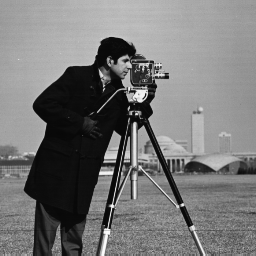
%> input picture RRY025/cameraman.tif, 256 x 256 px
$ octave camcon.m   (GNU Octave 9; MATLAB toolbox functions it lacks are replaced by stand-ins)
%> lines starting %> are read from the running program, lines starting %| are printed output that depends on the picture
camera=imread('cameraman.tif');
%> camera is the input picture: size 256x256 uint8; min 7, max 253, mean 118.7
subplot(2,2,1)
imshow(camera,[ ]);
zoom;
%
xv=linspace(-256,255,512);
[XX, YY] = meshgrid(xv);
RR = sqrt(XX.^2 + YY.^2);
RR(257,257) = 1;
%
off = 0.01;
r0 = 3 ;
otf1 = 512*512*(off + ((1-off)*(r0./RR)));
%
index=find(RR<r0);
otf1(index) = 256*256;
%
loft1 = log(1+otf1);
subplot(2,2,2);
imshow(otf1,[]);
title(' Log of OTF')
%
psf = real(fftshift(ifft2(fftshift(otf1))));
lpsf = log(1+psf);
% subplot(2,2,3);
% imshow(lpsf,[]);
% title(' Log of PSF')
%
% do convolution using padding
%
ftcam = fftshift(fft2(camera,512,512));
mult = fftshift(otf1.*ftcam);
dcamera = real(ifft2(mult));
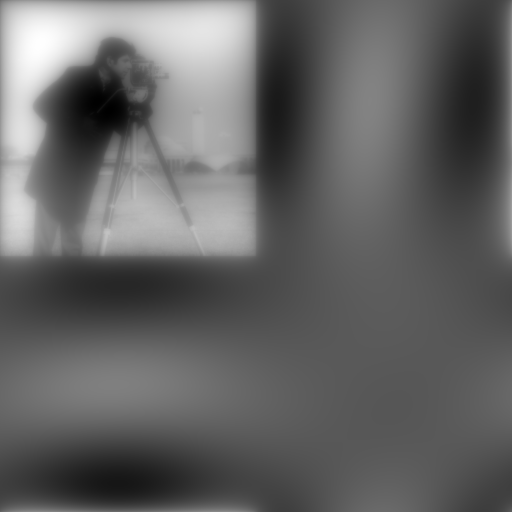
%> dcamera: size 512x512 double; min -14686658.4, max 27438604.7, mean 1945182; drawn with min black and max white
%
subplot(2,2,4);
imshow(dcamera,[]);
title(' Distorted Image')
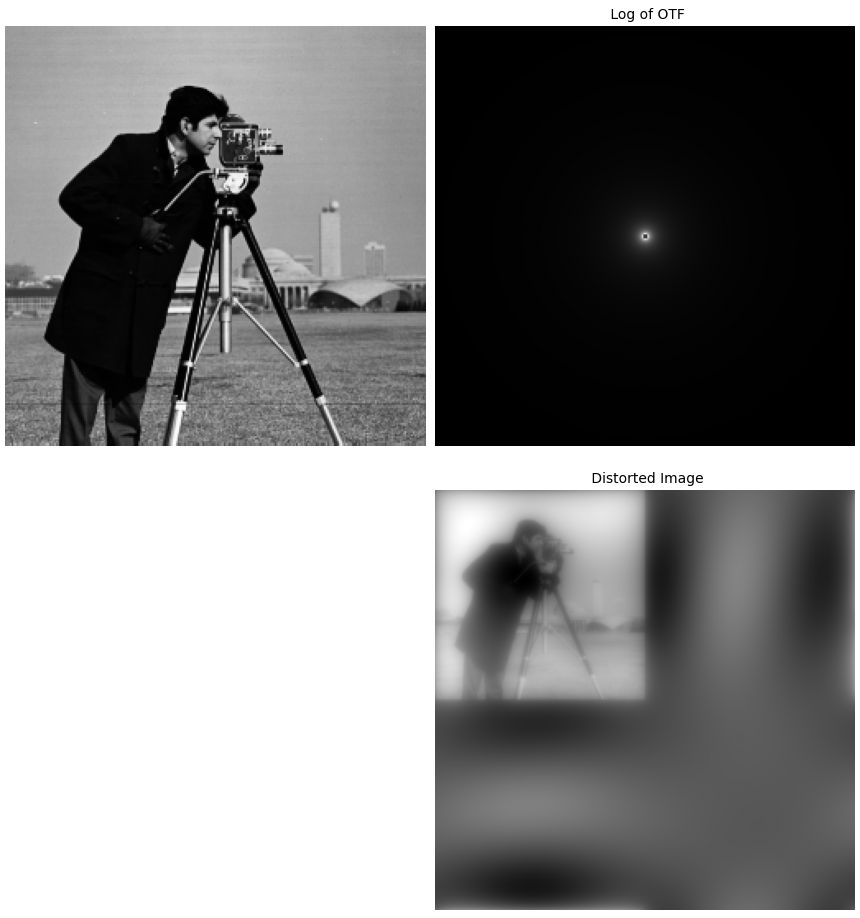
%> figure redrawn from the program's plot data, 3 panels

$ run again, with RRY025/afmsurf.tif copied over RRY025/cameraman.tif
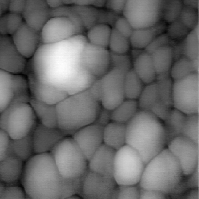
%> input picture RRY025/afmsurf.tif, 199 x 199 px
%> camera is the input picture: size 199x199 uint8; min 3, max 254, mean 103.3
%> `dcamera = real(ifft2(mult));`:
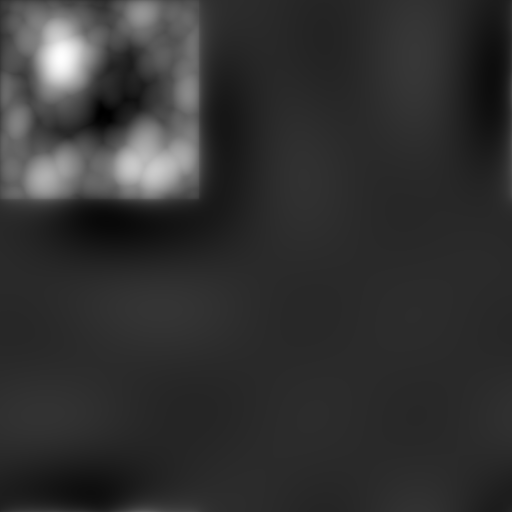
%> dcamera: size 512x512 double; min -5427173.9, max 27401033.2, mean 1022260; drawn with min black and max white
%> `title(' Distorted Image')`:
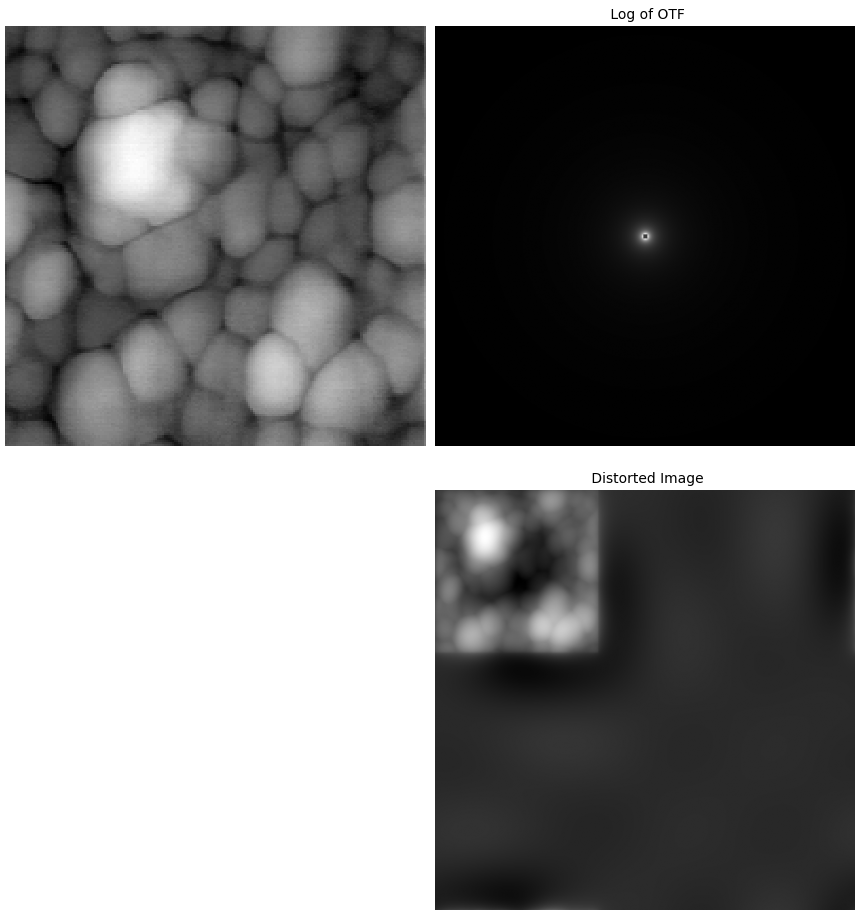
%> figure redrawn from the program's plot data, 3 panels

$ run again, with RRY025/alumgrns.tif copied over RRY025/cameraman.tif
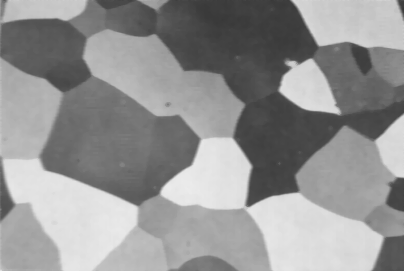
%> input picture RRY025/alumgrns.tif, 404 x 271 px
%> camera is the input picture: size 271x404 uint8; min 55, max 236, mean 147.1
%> `dcamera = real(ifft2(mult));`:
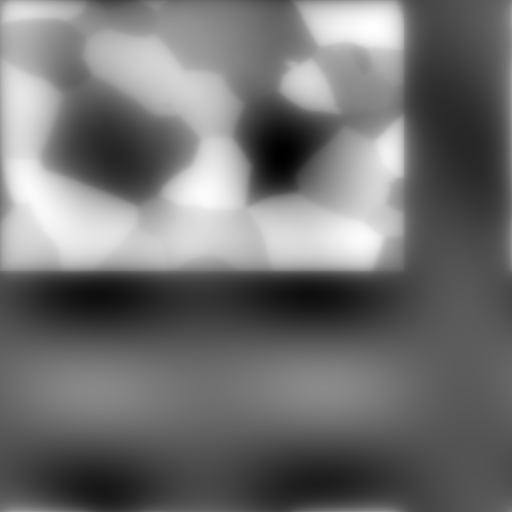
%> dcamera: size 512x512 double; min -15396857.6, max 28280688.8, mean 4025440; drawn with min black and max white
%> `title(' Distorted Image')`:
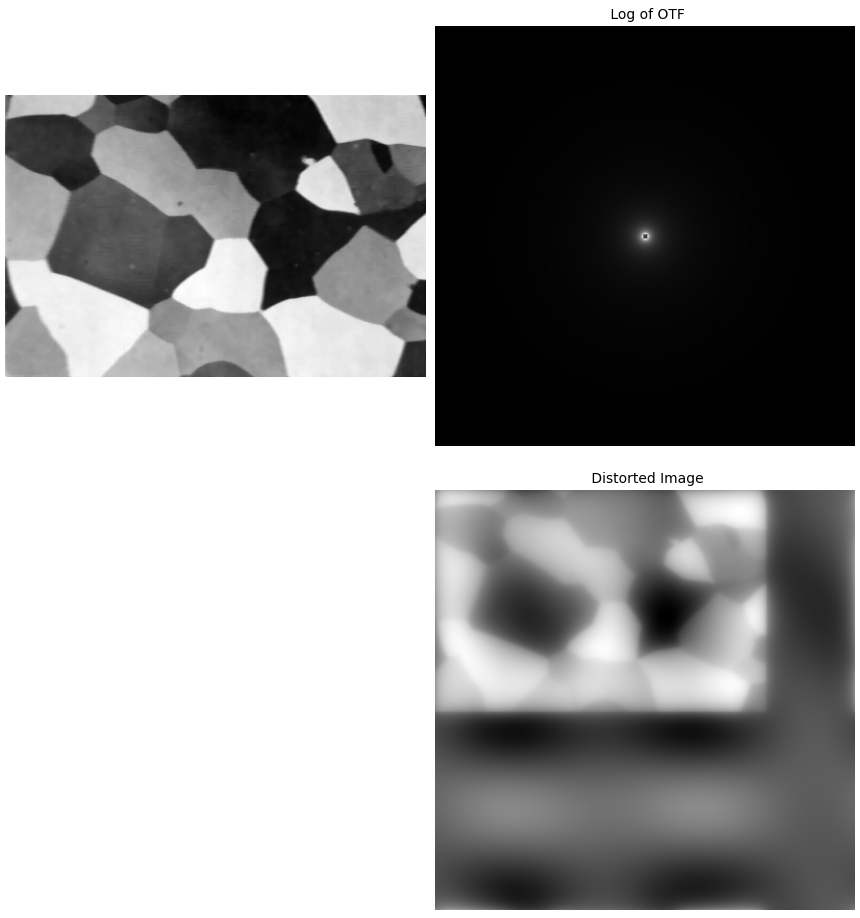
%> figure redrawn from the program's plot data, 3 panels
